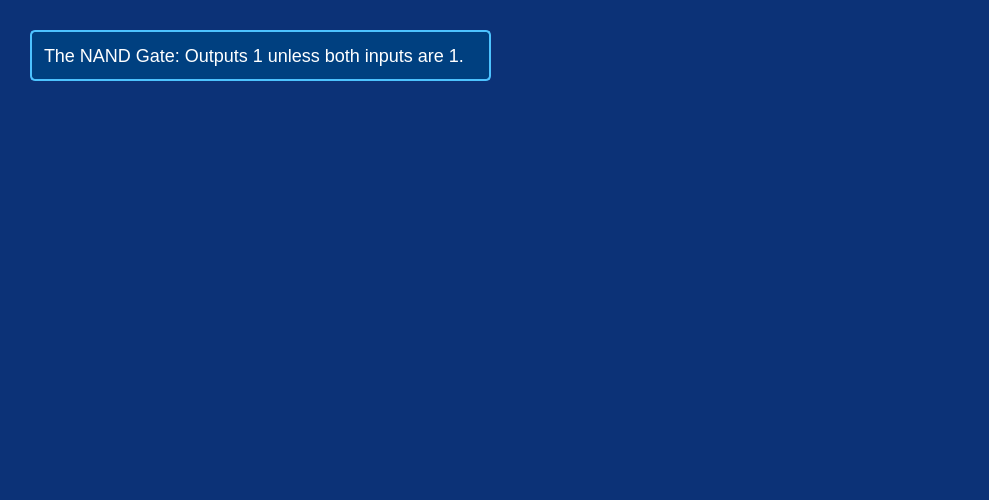
        <widget class="QWidget" name="tutorialNAND">
         <property name="styleSheet">
          <string notr="true">background-color: rgb(12, 50, 119)</string>
         </property>
         <attribute name="title">
          <string>NAND</string>
         </attribute>
         <widget class="QLabel" name="nandgate">
          <property name="geometry">
           <rect>
            <x>190</x>
            <y>-30</y>
            <width>421</width>
            <height>491</height>
           </rect>
          </property>
          <property name="text">
           <string/>
          </property>
          <property name="pixmap">
           <pixmap resource="Resources.qrc">:/images/nand.png</pixmap>
          </property>
          <property name="scaledContents">
           <bool>true</bool>
          </property>
         </widget>
         <widget class="QLabel" name="nandtt">
          <property name="geometry">
           <rect>
            <x>690</x>
            <y>70</y>
            <width>290</width>
            <height>300</height>
           </rect>
          </property>
          <property name="text">
           <string/>
          </property>
          <property name="pixmap">
           <pixmap resource="Resources.qrc">:/images/nandtt.png</pixmap>
          </property>
          <property name="scaledContents">
           <bool>true</bool>
          </property>
         </widget>
         <widget class="QLabel" name="label_9">
          <property name="geometry">
           <rect>
            <x>30</x>
            <y>30</y>
            <width>461</width>
            <height>51</height>
           </rect>
          </property>
          <property name="styleSheet">
           <string notr="true">QLabel {
    font-size: 18px;
    font-weight: normal;
    color: #FFFFFF; /* White text */
    background-color: #004080; /* Blue background for text box */
    border: 2px solid #4DC3FF; /* Light blue border */
    padding: 8px; /* Padding for better readability */
    border-radius: 5px; /* Rounded corners */
}</string>
          </property>
          <property name="text">
           <string>The NAND Gate: Outputs 1 unless both inputs are 1.</string>
          </property>
          <property name="wordWrap">
           <bool>true</bool>
          </property>
         </widget>
        </widget>
